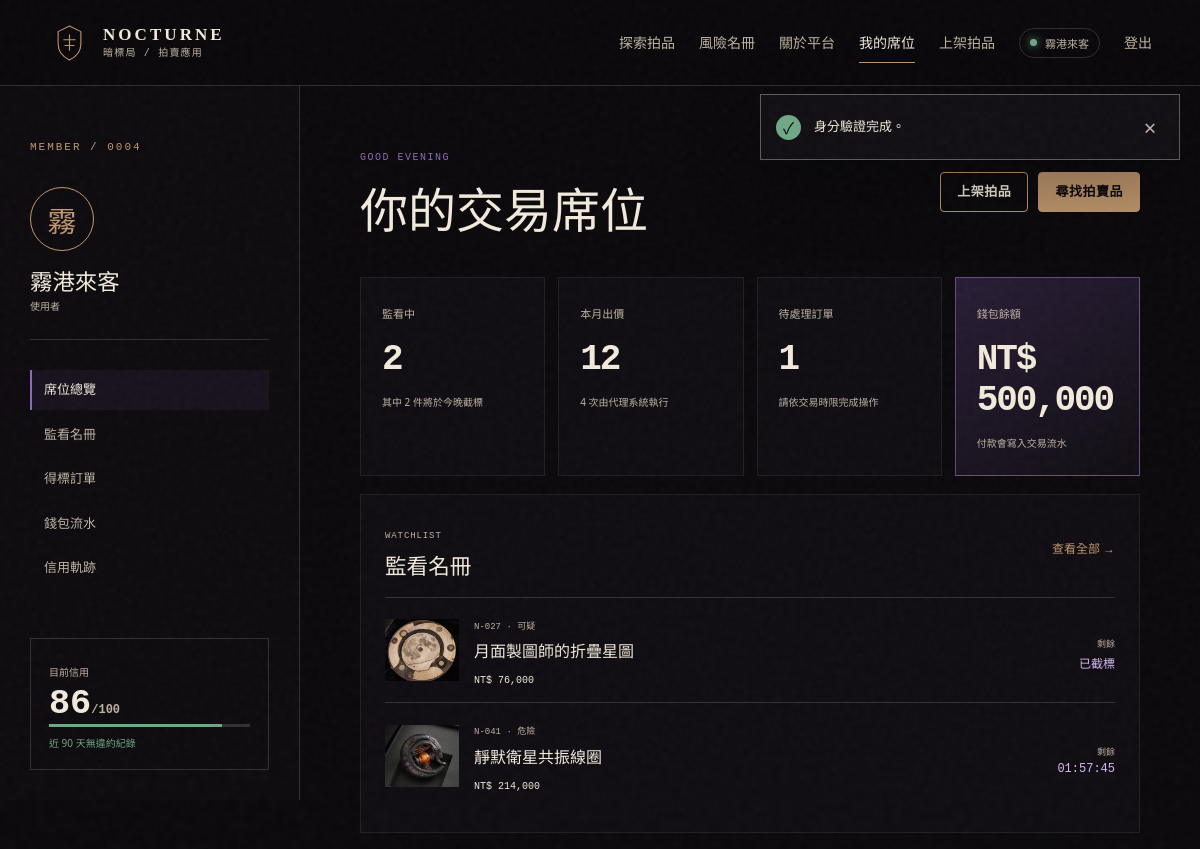
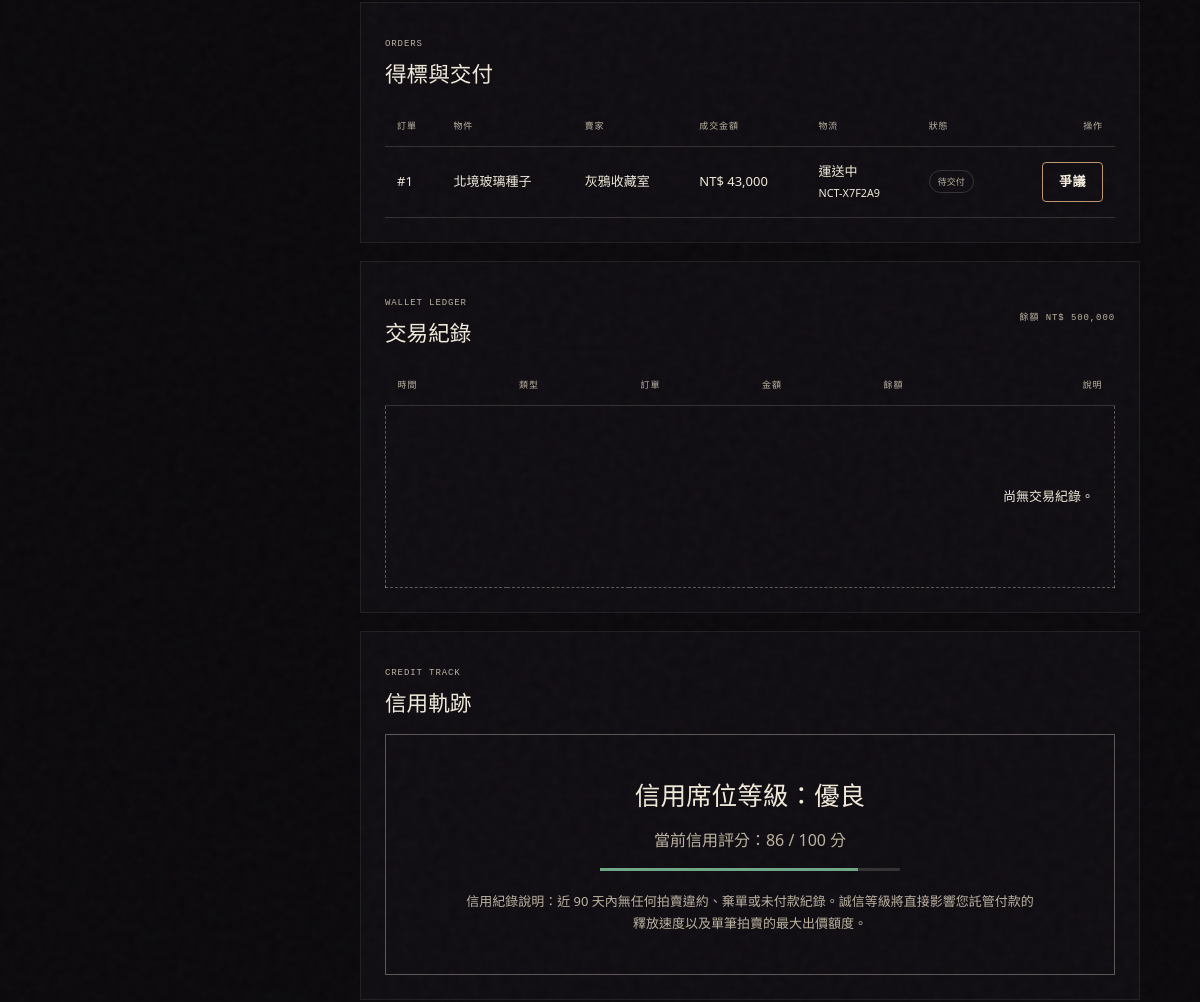
The page /index.php?page=buyer (signed in, upper part) on the database as committed earlier (2 pictures, top to bottom).
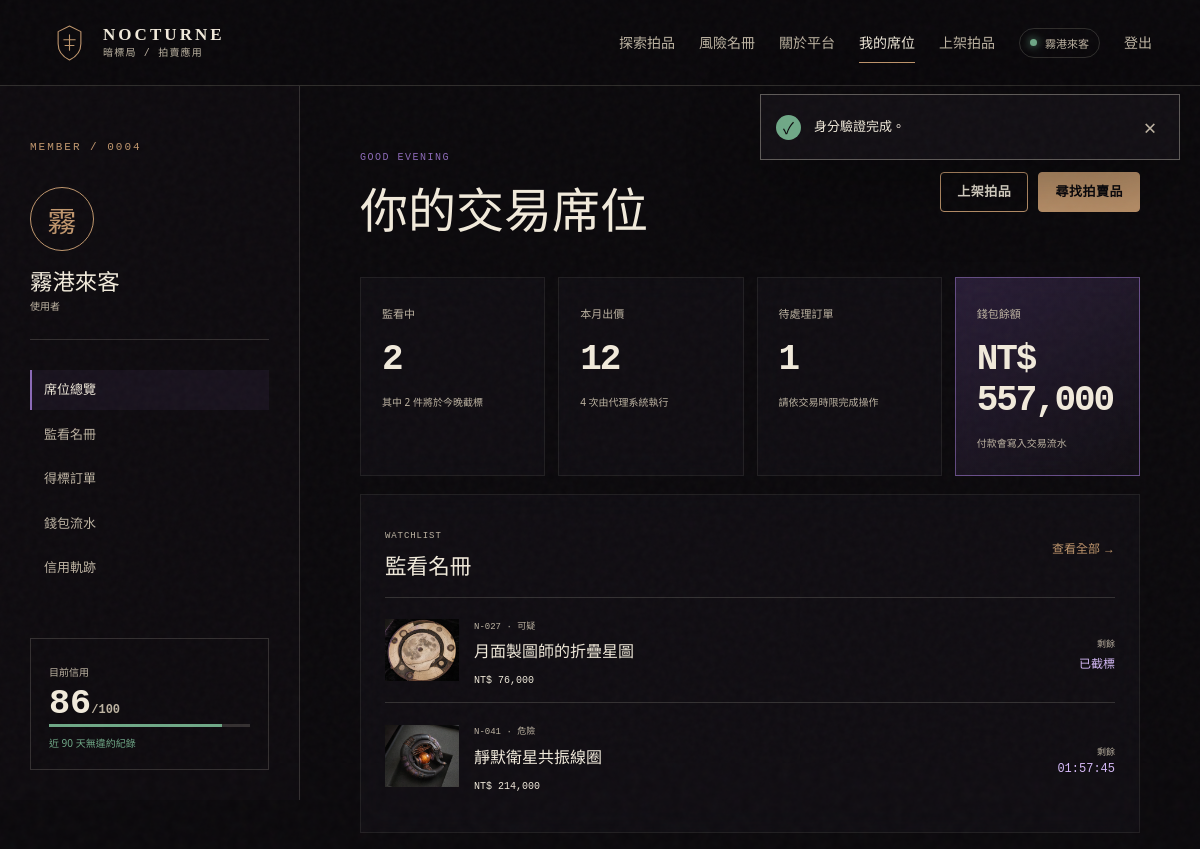
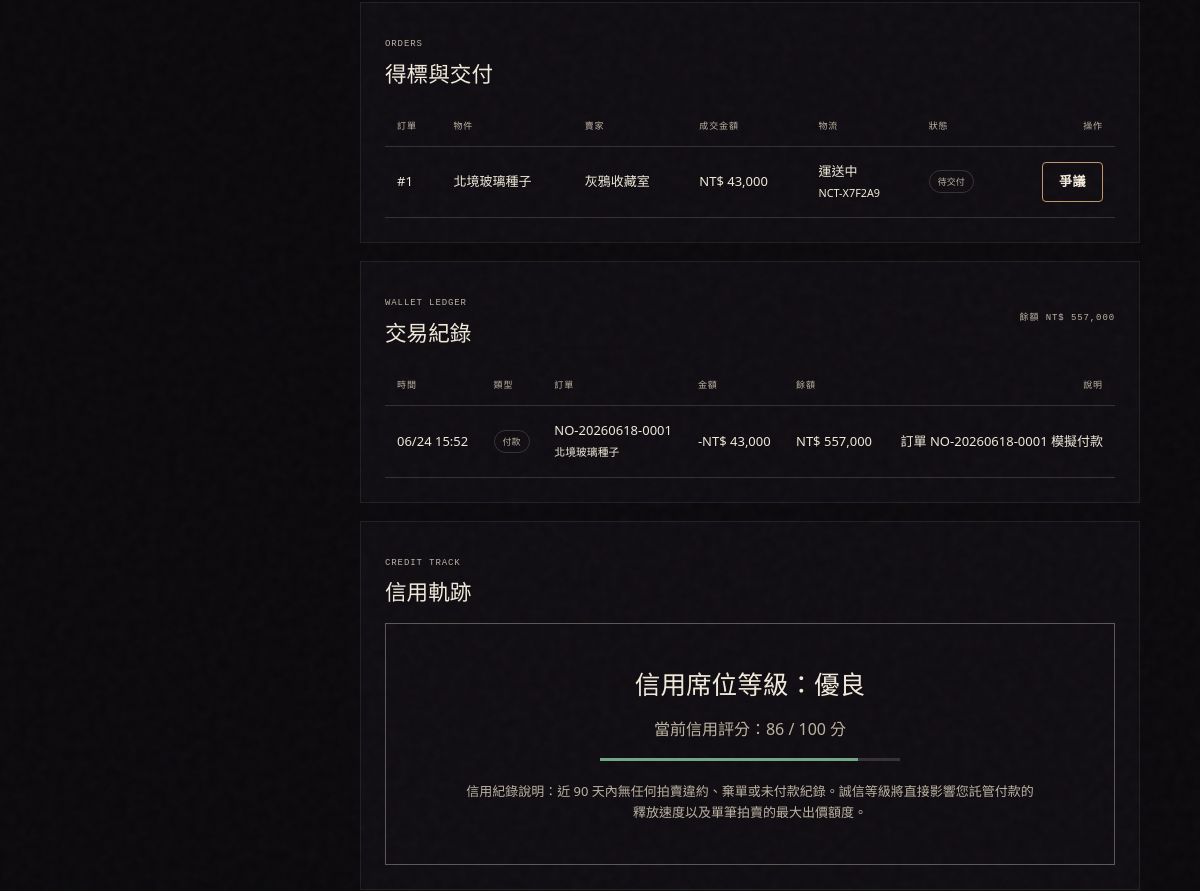
The same page on the database as committed later (2 pictures, top to bottom).
### tables this page shows
CREATE TABLE auctions (
    id BIGINT UNSIGNED AUTO_INCREMENT PRIMARY KEY,
    seller_id BIGINT UNSIGNED NOT NULL,
    category_id SMALLINT UNSIGNED NOT NULL,
    reviewed_by BIGINT UNSIGNED NULL,
    lot_no VARCHAR(24) NOT NULL,
    title VARCHAR(120) NOT NULL,
    slug VARCHAR(160) NOT NULL,
    description TEXT NOT NULL,
    provenance TEXT NULL,
    starting_price DECIMAL(12,2) UNSIGNED NOT NULL,
    current_price DECIMAL(12,2) UNSIGNED NOT NULL,
    reserve_price DECIMAL(12,2) UNSIGNED NULL,
    min_increment DECIMAL(12,2) UNSIGNED NOT NULL DEFAULT 100.00,
    risk_level ENUM('low', 'suspicious', 'dangerous', 'prohibited') NOT NULL DEFAULT 'suspicious',
    ai_risk_suggestion JSON NULL,
    status ENUM('draft', 'pending_review', 'approved', 'active', 'ended', 'rejected', 'cancelled', 'unsold') NOT NULL DEFAULT 'draft',
    featured BOOLEAN NOT NULL DEFAULT FALSE,
    start_at DATETIME NOT NULL,
    end_at DATETIME NOT NULL,
    reviewed_at DATETIME NULL,
    rejection_reason VARCHAR(500) NULL,
    created_at DATETIME NOT NULL DEFAULT CURRENT_TIMESTAMP,
    updated_at DATETIME NOT NULL DEFAULT CURRENT_TIMESTAMP ON UPDATE CURRENT_TIMESTAMP,
    UNIQUE KEY uq_auctions_lot_no (lot_no),
    UNIQUE KEY uq_auctions_slug (slug),
    KEY idx_auctions_browse (status, end_at, risk_level),
    KEY idx_auctions_category_price (category_id, current_price),
    KEY idx_auctions_seller (seller_id, status),
    FULLTEXT KEY ftx_auctions_search (title, description, provenance),
    CONSTRAINT fk_auctions_seller FOREIGN KEY (seller_id) REFERENCES users(id),
    CONSTRAINT fk_auctions_category FOREIGN KEY (category_id) REFERENCES categories(id),
    CONSTRAINT fk_auctions_reviewer FOREIGN KEY (reviewed_by) REFERENCES users(id) ON DELETE SET NULL,
    CONSTRAINT chk_auctions_times CHECK (end_at > start_at),
    CONSTRAINT chk_auctions_prices CHECK (starting_price > 0 AND current_price >= starting_price AND min_increment > 0)
);

CREATE TABLE orders (
    id BIGINT UNSIGNED AUTO_INCREMENT PRIMARY KEY,
    order_no VARCHAR(32) NOT NULL,
    auction_id BIGINT UNSIGNED NOT NULL,
    buyer_id BIGINT UNSIGNED NOT NULL,
    seller_id BIGINT UNSIGNED NOT NULL,
    final_price DECIMAL(12,2) UNSIGNED NOT NULL,
    platform_fee DECIMAL(12,2) UNSIGNED NOT NULL DEFAULT 0,
    status ENUM('pending_payment', 'pending_delivery', 'completed', 'disputed', 'cancelled', 'refunded') NOT NULL DEFAULT 'pending_payment',
    payment_due_at DATETIME NULL,
    completed_at DATETIME NULL,
    created_at DATETIME NOT NULL DEFAULT CURRENT_TIMESTAMP,
    updated_at DATETIME NOT NULL DEFAULT CURRENT_TIMESTAMP ON UPDATE CURRENT_TIMESTAMP,
    UNIQUE KEY uq_orders_order_no (order_no),
    UNIQUE KEY uq_orders_auction (auction_id),
    KEY idx_orders_buyer_status (buyer_id, status),
    KEY idx_orders_seller_status (seller_id, status),
    KEY idx_orders_created_status (created_at, status),
    CONSTRAINT fk_orders_auction FOREIGN KEY (auction_id) REFERENCES auctions(id),
    CONSTRAINT fk_orders_buyer FOREIGN KEY (buyer_id) REFERENCES users(id),
    CONSTRAINT fk_orders_seller FOREIGN KEY (seller_id) REFERENCES users(id),
    CONSTRAINT chk_orders_price CHECK (final_price > 0)
);

CREATE TABLE users (
    id BIGINT UNSIGNED AUTO_INCREMENT PRIMARY KEY,
    username VARCHAR(40) NOT NULL,
    email VARCHAR(190) NOT NULL,
    password_hash VARCHAR(255) NOT NULL,
    avatar_path VARCHAR(255) NULL,
    credit_score TINYINT UNSIGNED NOT NULL DEFAULT 80,
    status ENUM('pending', 'active', 'suspended', 'banned') NOT NULL DEFAULT 'active',
    email_verified_at DATETIME NULL,
    last_login_at DATETIME NULL,
    created_at DATETIME NOT NULL DEFAULT CURRENT_TIMESTAMP,
    updated_at DATETIME NOT NULL DEFAULT CURRENT_TIMESTAMP ON UPDATE CURRENT_TIMESTAMP,
    UNIQUE KEY uq_users_email (email),
    UNIQUE KEY uq_users_username (username),
    KEY idx_users_status_credit (status, credit_score),
    CONSTRAINT chk_users_credit CHECK (credit_score BETWEEN 0 AND 100)
);

CREATE TABLE deliveries (
    id BIGINT UNSIGNED AUTO_INCREMENT PRIMARY KEY,
    order_id BIGINT UNSIGNED NOT NULL,
    delivery_status ENUM('pending', 'prepared', 'in_transit', 'delivered', 'failed') NOT NULL DEFAULT 'pending',
    tracking_code VARCHAR(100) NULL,
    delivery_note TEXT NULL,
    shipped_at DATETIME NULL,
    delivered_at DATETIME NULL,
    updated_at DATETIME NOT NULL DEFAULT CURRENT_TIMESTAMP ON UPDATE CURRENT_TIMESTAMP,
    UNIQUE KEY uq_deliveries_order (order_id),
    KEY idx_deliveries_status (delivery_status),
    CONSTRAINT fk_deliveries_order FOREIGN KEY (order_id) REFERENCES orders(id) ON DELETE CASCADE
);

CREATE TABLE wallet_transactions (
    id BIGINT UNSIGNED AUTO_INCREMENT PRIMARY KEY,
    user_id BIGINT UNSIGNED NOT NULL,
    order_id BIGINT UNSIGNED NULL,
    payment_id BIGINT UNSIGNED NULL,
    type ENUM('deposit', 'payment', 'refund', 'payout') NOT NULL,
    amount DECIMAL(12,2) UNSIGNED NOT NULL,
    balance_after DECIMAL(12,2) UNSIGNED NOT NULL,
    description VARCHAR(255) NULL,
    created_at DATETIME NOT NULL DEFAULT CURRENT_TIMESTAMP,
    KEY idx_wallet_transactions_user_created (user_id, created_at DESC),
    KEY idx_wallet_transactions_order (order_id, type),
    CONSTRAINT fk_wallet_transactions_user FOREIGN KEY (user_id) REFERENCES users(id) ON DELETE CASCADE,
    CONSTRAINT fk_wallet_transactions_order FOREIGN KEY (order_id) REFERENCES orders(id) ON DELETE SET NULL,
    CONSTRAINT fk_wallet_transactions_payment FOREIGN KEY (payment_id) REFERENCES payments(id) ON DELETE SET NULL,
    CONSTRAINT chk_wallet_transactions_amount CHECK (amount > 0)
);

### views/buyer/dashboard.php (the view, shortened to what the rows shown need)
<?php
$user = current_user();
$wallet = $wallet ?? ['balance' => 0, 'transactions' => []];
$transactionLabels = ['payment' => '付款', 'refund' => '退款', 'payout' => '收款', 'deposit' => '入金'];
?>
<section class="dashboard-shell">
    <aside class="dashboard-sidebar">
        <span class="section-code">MEMBER / <?= e(str_pad((string) $user['id'], 4, '0', STR_PAD_LEFT)) ?></span>
        <div class="profile-block"><div class="profile-avatar"></div><h1><?= e($user['username']) ?></h1><p></p></div>
        <nav aria-label="會員中心"><a class="active" href="#overview">席位總覽</a><a href="#watchlist">監看名冊</a><a href="#orders">得標訂單</a><a href="#transactions">錢包流水</a><a href="#credit">信用軌跡</a></nav>
        <div class="credit-card" id="credit"><span></span><strong></strong><i></i><p></p></div>
    </aside>
    <div class="dashboard-content" id="overview">
        <div class="dashboard-heading"><div><h2>你的交易席位</h2></div></div>
        <section id="watchlist" class="dashboard-panel">
            <div class="watch-list">
                <?php foreach ($watched as $item): ?>
                    <a href="<?= e(url('auction', ['id' => $item['id']])) ?>"><img src="<?= e($item['image_path']) ?>" alt=""><div><span><?= e($item['lot_no']) ?> · <?= e(risk_label($item['risk_level'])) ?></span><h4><?= e($item['title']) ?></h4><strong><?= e(money($item['current_price'])) ?></strong></div><div class="countdown" data-countdown="<?= e(date(DATE_ATOM, strtotime($item['end_at']))) ?>"><span>剩餘</span><strong>--:--:--</strong></div></a>
                <?php endforeach; ?>
            </div>
        </section>
        <section id="orders" class="dashboard-panel">
            <div class="table-wrap"><table><thead><tr><th>訂單</th><th>物件</th><th>賣家</th><th>成交金額</th><th>物流</th><th>狀態</th><th>操作</th></tr></thead><tbody>
                <?php foreach ($orders as $order): ?><tr>
                    <td>#<?= e($order['id']) ?></td>
                    <td><?= e($order['title']) ?></td>
                    <td><?= e($order['seller_name']) ?></td>
                    <td><?= e(money($order['final_price'])) ?></td>
                    <td><?= e(status_label($order['delivery_status'] ?? 'pending')) ?><?= !empty($order['tracking_code']) ? '<br><small>' . e($order['tracking_code']) . '</small>' : '' ?></td>
                    <td><span class="status-pill"><?= e(status_label($order['status'])) ?></span></td>
                    <td>
                        <?php if ($order['status'] === 'pending_payment'): ?>
                            <a class="button button-small" href="<?= e(url('buyer-payment', ['order_id' => $order['id']])) ?>">付款</a>
                        <?php elseif ($order['status'] === 'pending_delivery'): ?>
                            <a class="button button-small button-ghost" href="<?= e(url('buyer-dispute', ['order_id' => $order['id']])) ?>">爭議</a>
                        <?php elseif ($order['status'] === 'completed'): ?>
                            <a class="button button-small button-ghost" href="<?= e(url('buyer-review', ['order_id' => $order['id']])) ?>">評價</a>
                        <?php elseif ($order['status'] === 'disputed'): ?>
                            <span class="status-pill">處理中</span>
                        <?php endif; ?>
                    </td>
                </tr><?php endforeach; ?>
            </tbody></table></div>
        </section>
        <section id="transactions" class="dashboard-panel">
            <div class="table-wrap"><table><thead><tr><th>時間</th><th>類型</th><th>訂單</th><th>金額</th><th>餘額</th><th>說明</th></tr></thead><tbody>
                <?php foreach (($wallet['transactions'] ?? []) as $transaction): ?><tr>
                    <td><?= e(date('m/d H:i', strtotime($transaction['created_at']))) ?></td>
                    <td><span class="type-tag"><?= e($transactionLabels[$transaction['type']] ?? $transaction['type']) ?></span></td>
                    <td><?= e($transaction['order_no'] ?? '-') ?><br><small><?= e($transaction['title'] ?? '') ?></small></td>
                    <td><?= ($transaction['type'] ?? '') === 'payment' ? '-' : '+' ?><?= e(money($transaction['amount'])) ?></td>
                    <td><?= e(money($transaction['balance_after'])) ?></td>
                    <td><?= e($transaction['description'] ?? '') ?></td>
                </tr><?php endforeach; ?>
            </tbody></table></div>
        </section>
    </div>
</section>

Rows that differ between the two databases and show on the page:
added wallet_transactions: created_at "06/24 15:52", type "付款", order.order_no "NO-20260618-0001", auctions.title "北境玻璃種子", amount "NT$ 43,000", balance_after "NT$ 557,000", description "訂單 NO-20260618-0001 模擬付款"
Other text that changed with them:
money($wallet['balance'] ?? 0): "NT$ 500,000" → "NT$ 557,000"
text no longer shown: "尚無交易紀錄。"
